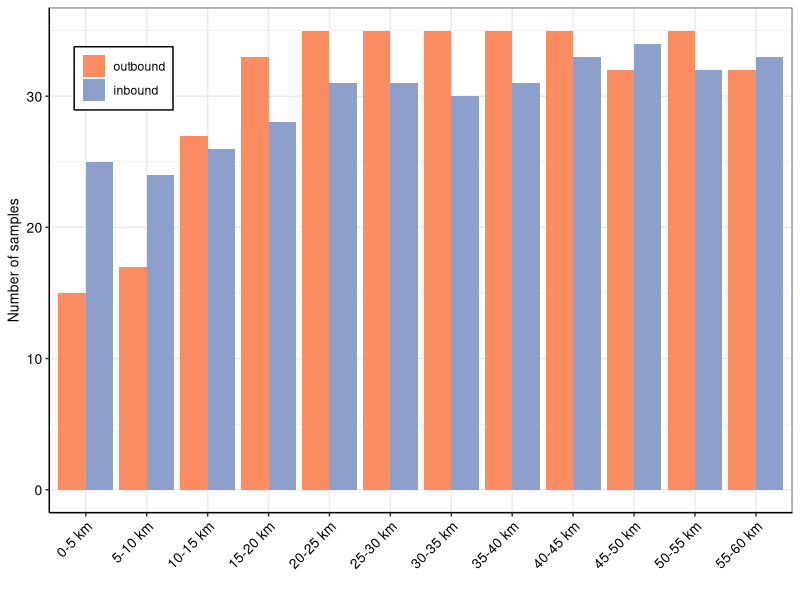
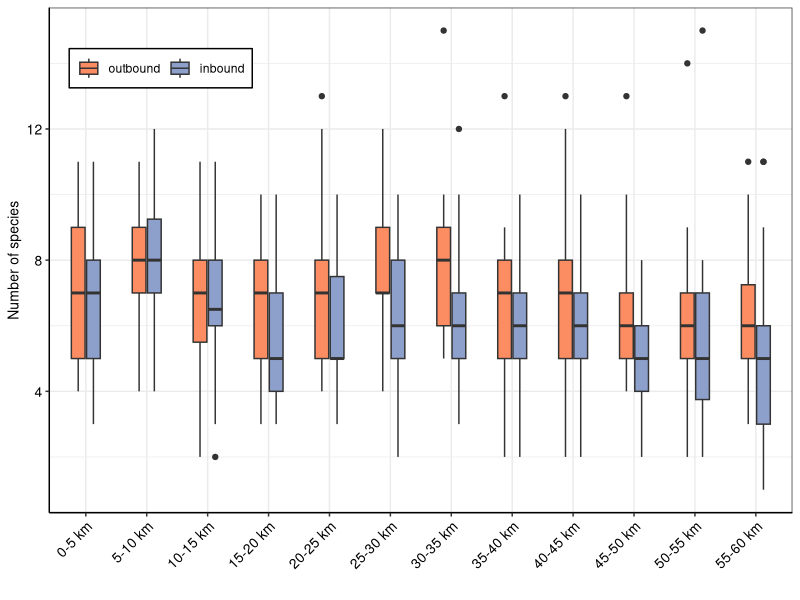
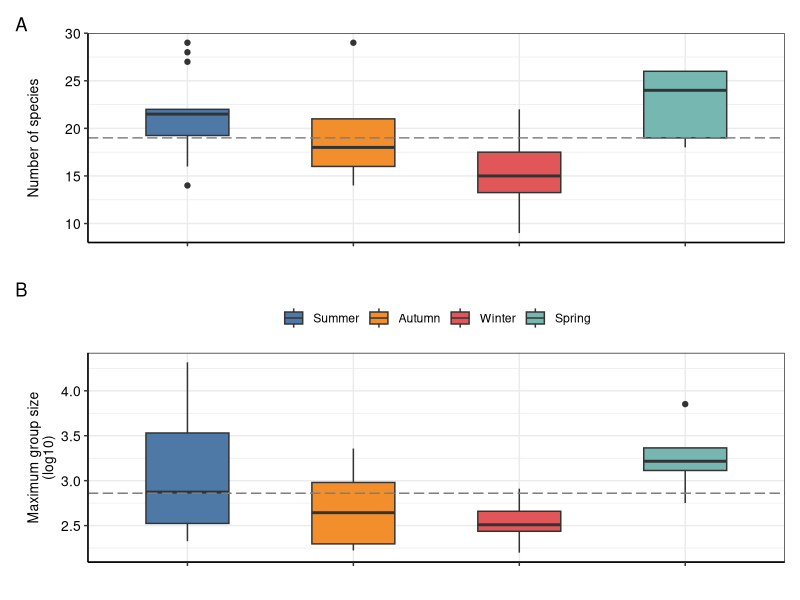
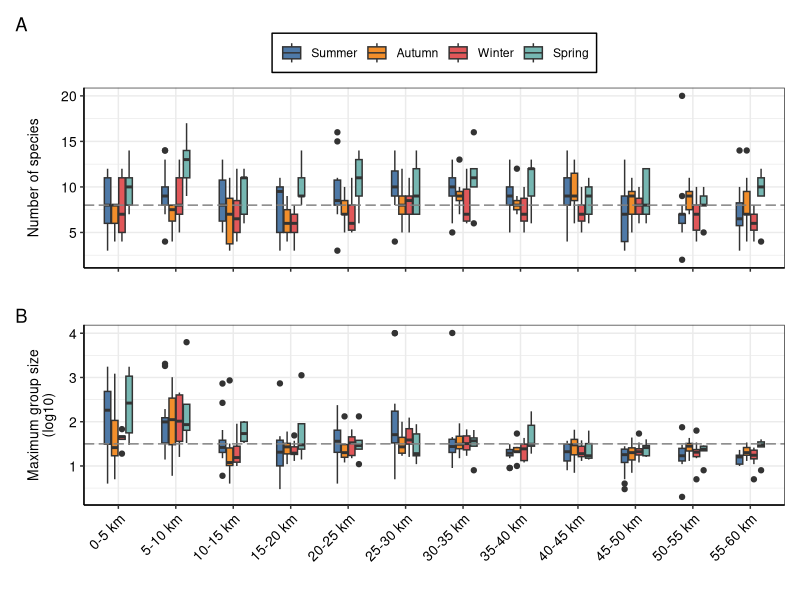
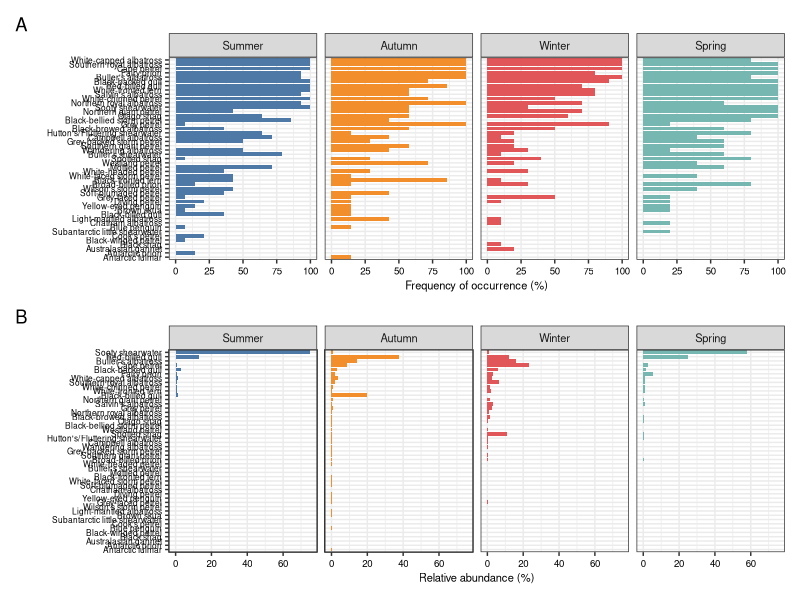
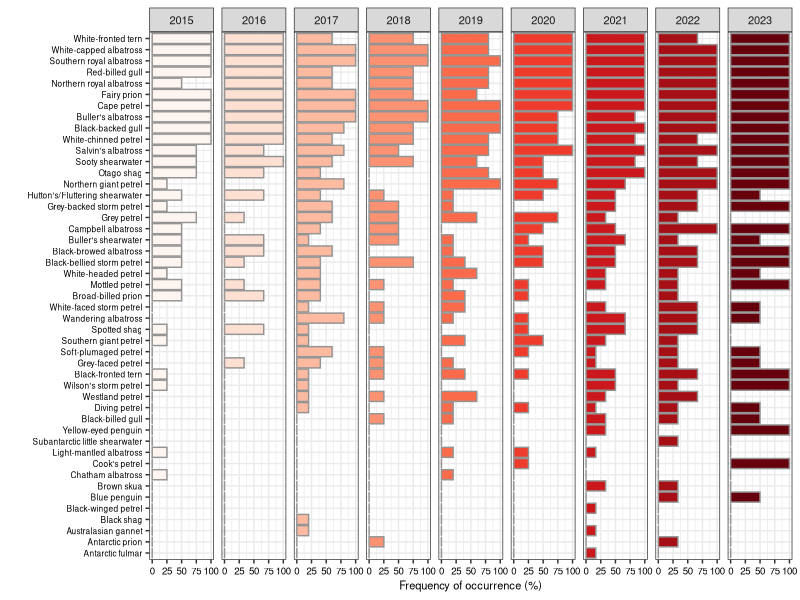
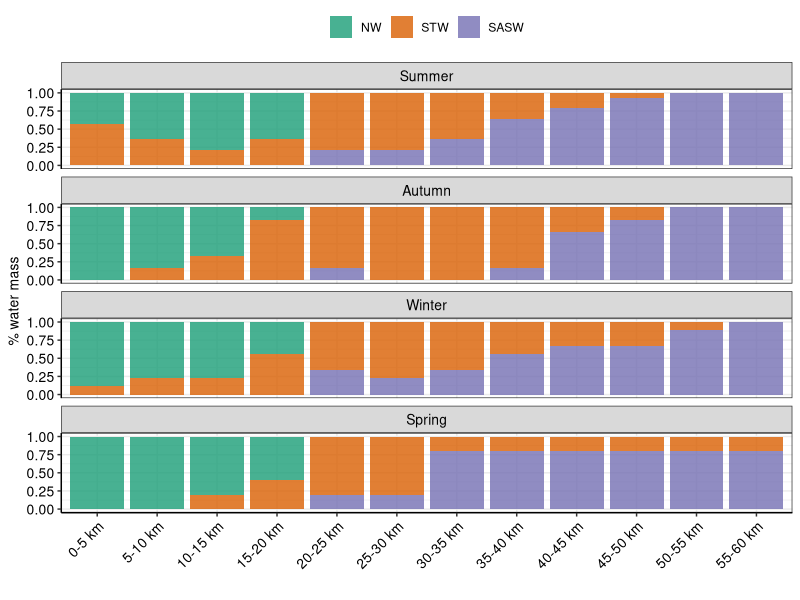
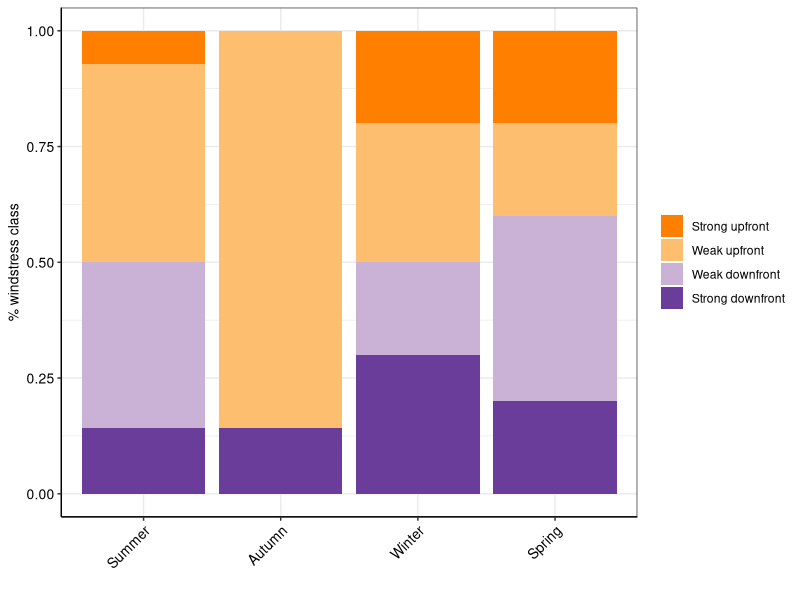

R code for these plots, in order:
## 
## EDA
##
## -------------------------------------------------------------------------- ##
## -------------------------------------------------------------------------- ##

## This script runs Exploratory Data Analysis (EDA), mostly summaries and 
## descriptive stats.

## -------------------------------------------------------------------------- ##
## -------------------------------------------------------------------------- ##

## Libraries ####
library(dplyr)
library(tidyr)
library(forcats)
library(ggplot2)
library(patchwork)

# library(cowplot)
# library(RColorBrewer)
# library(colorspace)

## Read data ####
data <- 
  read.csv("./data-processed/all_data_long.csv") %>% 
  dplyr::filter(! year == "2012")

## Format some columns
data$taiaroa_east <- 
  factor(data$taiaroa_east,
         levels = c("TaiaroaEast0.5km", "TaiaroaEast5.10km",
                    "TaiaroaEast10.15km", "TaiaroaEast15.20km",
                    "TaiaroaEast20.25km", "TaiaroaEast25.30km",
                    "TaiaroaEast30.35km", "TaiaroaEast35.40km",
                    "TaiaroaEast40.45km", "TaiaroaEast45.50km",
                    "TaiaroaEast50.55km", "TaiaroaEast55.60km"),
         labels = c("0-5 km", "5-10 km", "10-15 km", "15-20 km",
                    "20-25 km", "25-30 km", "30-35 km", "35-40 km",
                    "40-45 km", "45-50 km", "50-55 km", "55-60 km"))

data$direction <- 
  factor(data$direction,
         levels = c("outbound", "inbound"))

data$season <- 
  factor(data$season,
         levels = c("summer", "autumn", "winter", "spring"),
         labels = c("Summer", "Autumn", "Winter", "Spring"))

data$count <- as.numeric(data$count)

##  ---- Transform the data set from long to (simplified) wide format  ---- ##
data_wide <- 
  data %>% 
  tidyr::pivot_wider(names_from = species_nice_name,
                     values_from = count,
                     values_fill = 0)

# Get spp and sp-only column names
spp_cols <- colnames(data_wide[,c(18:74)]) ## All seabirds
sp_only_cols <- spp_cols[! grepl(pattern = "Unknown", x = spp_cols)] ## Only species-level

# Calculate total number of birds per sample (total_birds)
data_wide <- 
  data_wide %>% 
  dplyr::mutate(total_birds = rowSums(across(all_of(spp_cols)))) %>% 
  dplyr::select(id, season, year, all_of(sp_only_cols), total_birds) %>% 
  dplyr::group_by(id, season, year) %>% 
  dplyr::summarise(across(everything(), list(sum)))

colnames(data_wide) <- c("id", "season", "year", sp_only_cols, "total_birds")

## EDA ####

#------------------------------------------------------------------------------#
## Colour palettes (colour-blind friendly) ------------------------------------#
#------------------------------------------------------------------------------#

## two_colour_palette_discrete
# palette.colors(palette = "Set2")[2:3]

## four_colour_palette_discrete 
# palette.colors(palette = "Tableau 10")[1:4]

## Effort summary ----------------------------------------------------------####
#------------------------------------------------------------------------------#

effort_summary <-
  data_wide %>% 
  dplyr::group_by(season) %>% 
  dplyr::summarise(number_of_voyages = n_distinct(id),
                   number_of_years_sampled = n_distinct(year),
                   number_of_species = sum(colSums(across(all_of(sp_only_cols))) > 0),
                   number_of_individuals = sum(total_birds))

# write.csv(effort_summary,
#           "./results/seasonal-effort-summary.csv",
#           row.names = FALSE)

rm("effort_summary")

## Number of occurrence, by species ####

## Total number of 5-km segments
n_segments_total <- nrow(unique(data.frame(data$id, 
                                           data$taiaroa_east, 
                                           data$direction)))

## Number of 5-km inbound segments
n_segments_inboud <- 
  nrow(unique(data.frame(data[data$direction=="inbound",]$id, 
                         data[data$direction=="inbound",]$taiaroa_east, 
                         data[data$direction=="inbound",]$direction)))

### (ALL DATA) 
## Long to wide format: [ "wide_data" object]
data_wide_all <- 
  data %>% 
  # Need to delete this column otherwise it messes up with the 'pivot_wide' results
  dplyr::select(- species) %>% 
  tidyr::pivot_wider(names_from = species_nice_name,
                     values_from = count,
                     values_fill = 0)
n_occ_ALL <- 
  # Get species names and number of occurrences
  data.frame(
    species = sp_only_cols,
    n_occ = apply(data_wide_all[sp_only_cols], MARGIN = 2, function(x) sum(x >= 1)),
    row.names = NULL)

### (INBOUND DATA) 
## Transform the data from long to wide format
data_wide_inbound <- 
  data %>% 
  # Need to delete this column otherwise it messes up with the 'pivot_wide' results
  dplyr::select(- species) %>% 
  tidyr::pivot_wider(names_from = species_nice_name,
                     values_from = count,
                     values_fill = 0) %>% 
  ## Filter only the way back ("inbound")
  dplyr::filter(direction == "inbound") 

n_occ_INBOUND <- 
  # Get species names and number of occurrences
  data.frame(
    species = sp_only_cols,
    n_occ = apply(data_wide_inbound[sp_only_cols], MARGIN = 2, function(x) sum(x >= 1)),
    row.names = NULL)

n_occ_summary <- data.frame(
  species = n_occ_ALL$species,
  # Both directions
  n_segments_total = n_segments_total,
  n_segments_total_occ = n_occ_ALL$n_occ,
  fo_segments_total = round(((n_occ_ALL$n_occ/n_segments_total) *100), digits = 1),
  # Inbound
  n_segments_inboud = n_segments_inboud,
  n_segments_inbound_occ = n_occ_INBOUND$n_occ,
  fo_segments_inbound = round(((n_occ_INBOUND$n_occ/n_segments_inboud) *100), digits = 1)
)

# write.csv(n_occ_summary,
#           "./results/species-occurrence-fo-summary.csv",
#           row.names = FALSE)

rm("data_wide_all", "data_wide_inbound",
   "n_occ_ALL", "n_occ_INBOUND",
   "n_segments_total", "n_segments_inboud")

## Summarise number of samples, by direction /5 km segment ----------------####
#------------------------------------------------------------------------------#
n_sample_taiaroa_east <-
  data %>% 
  dplyr::group_by(taiaroa_east, direction) %>% 
  dplyr::summarise(n = n_distinct(date))

## Plot 
gg_n_sample_taiaroa_east <-
  ggplot(data = n_sample_taiaroa_east) +
  geom_bar(aes(x = taiaroa_east, y = n, fill = direction),
           stat = "identity", position = "dodge") +
  scale_fill_manual(values = c("#FC8D62", "#8DA0CB"), name = NULL) +
  xlab("") + ylab("Number of samples") +
  theme_bw() +
  theme(axis.text.x = element_text(angle = 45, hjust = 1),
        axis.text = element_text(size = 10, colour = "black"),
        axis.title.y = element_text(size = 10, colour = "black"),
        axis.line = element_line(colour = "black"),
        legend.position = c(0.1, 0.86),
        legend.background = element_rect(colour = "black"))

ggsave(gg_n_sample_taiaroa_east,
       filename = "./results/EDA_n_sample_taiaroa_east.pdf",
       height = 12, width = 18, units = "cm")

rm("n_sample_taiaroa_east", "gg_n_sample_taiaroa_east")

## Summarise number of species, by direction /5 km segment ----------------####
#------------------------------------------------------------------------------#
n_spp_taiaroa_east <-
  data %>% 
  dplyr::filter(species_nice_name %in% sp_only_cols) %>% 
  dplyr::group_by(id, taiaroa_east, direction) %>% 
  dplyr::summarise(n = n_distinct(species))

## Plot 
gg_n_spp_taiaroa_east <-
  ggplot(data = n_spp_taiaroa_east, aes(x = taiaroa_east, y = n, fill = direction)) +
  geom_boxplot(width = 0.5) +
  scale_fill_manual(values = c("#FC8D62", "#8DA0CB"), name = NULL) +
  xlab("") + ylab("Number of species") +
  theme_bw() +
  theme(axis.text.x = element_text(angle = 45, hjust = 1),
        axis.text = element_text(size = 10, colour = "black"),
        axis.title.y = element_text(size = 10, colour = "black"),
        axis.line = element_line(colour = "black"),
        legend.position = c(0.15, 0.88),
        legend.direction =  "horizontal",
        legend.background = element_rect(colour = "black"))

ggsave(gg_n_spp_taiaroa_east,
       filename = "./results/EDA_n_spp_taiaroa_east.pdf",
       height = 12, width = 18, units = "cm")

rm("n_spp_taiaroa_east", "gg_n_spp_taiaroa_east")

## Summarise number of species and total number of birds, by season (overall) ####
#------------------------------------------------------------------------------#

## Species richness
n_spp_season <-
  data %>% 
  dplyr::filter(species_nice_name %in% sp_only_cols) %>% 
  dplyr::group_by(id, season) %>% 
  dplyr::summarise(n = n_distinct(species_nice_name))

overall_mean_n_spp_season <- floor(mean(n_spp_season$n))

## Total number of birds
n_birds_season <-
  data %>% 
  dplyr::filter(species_nice_name %in% sp_only_cols) %>% 
  dplyr::group_by(id, season) %>% 
  dplyr::summarise(n = sum(count)) %>% 
  dplyr::mutate(log10_n = log10(n))

overall_log10mean_n_birds_season <- round(mean(n_birds_season$log10_n), 
                                                digits = 2)

## Plot 1: species richness
gg_n_spp_season <-
  ggplot(data = n_spp_season, 
         aes(x = season, y = n, fill = season)) +
  geom_boxplot(width = 0.5) +
  scale_fill_manual(values = c("#4E79A7", "#F28E2B", "#E15759", "#76B7B2"), 
                    name = NULL) +
  geom_hline(yintercept = overall_mean_n_spp_season,
             linetype = "longdash", colour = "grey50") +
  xlab("") + ylab("Number of species") +
  theme_bw() +
  theme(axis.text.x = element_blank(),
        axis.text = element_text(size = 10, colour = "black"),
        axis.title = element_text(size = 10, colour = "black"),
        axis.line = element_line(colour = "black"),
        legend.position = "none")

## Plot 2: number of birds
gg_n_birds_season <-
  ggplot(data = n_birds_season, 
         aes(x = season, y = log10_n, fill = season)) +
  geom_boxplot(width = 0.5) +
  scale_fill_manual(values = c("#4E79A7", "#F28E2B", "#E15759", "#76B7B2"), 
                    name = NULL) +
  geom_hline(yintercept = overall_log10mean_n_birds_season,
             linetype = "longdash", colour = "grey50") +
  xlab("") + ylab("Maximum group size\n(log10)") +
  theme_bw() +
  theme(axis.text.x = element_blank(),
        axis.text = element_text(size = 10, colour = "black"),
        axis.title = element_text(size = 10, colour = "black"),
        axis.line = element_line(colour = "black"),
        legend.position = "top")

gg_spprichness_nbirds_season <- 
  gg_n_spp_season / gg_n_birds_season +
  patchwork::plot_annotation(tag_levels = "A")

ggsave(gg_spprichness_nbirds_season,
       filename = "./results/EDA_spp-richness_n-birds_season.pdf",
       height = 10, width = 10, units = "cm")

rm("gg_n_spp_season", "gg_n_birds_season", "gg_spprichness_nbirds_season",
   "n_spp_season", "overall_mean_n_spp_season", "n_birds_season", "overall_log10mean_n_birds_season")

## Summarise number of species and total number of birds, /5 km segment ----####
#------------------------------------------------------------------------------#

## Species richness
n_spp_taiaroa_east_season <-
  data %>% 
  dplyr::filter(species_nice_name %in% sp_only_cols) %>% 
  dplyr::group_by(id, taiaroa_east, season) %>% 
  dplyr::summarise(n = n_distinct(species_nice_name))

overall_mean_n_spp_taiaroa_east <- floor(mean(n_spp_taiaroa_east_season$n))

## Total number of birds
n_birds_taiaroa_east_season <-
  data %>% 
  dplyr::filter(species_nice_name %in% sp_only_cols) %>% 
  dplyr::group_by(id, taiaroa_east, season) %>% 
  dplyr::summarise(n = sum(count)) %>% 
  dplyr::mutate(log10_n = log10(n))

overall_log10mean_n_birds_taiaroa_east <- round(mean(n_birds_taiaroa_east_season$log10_n), 
                                                digits = 2)

## Plot 1: species richness
gg_n_spp_taiaroa_east_season <-
  ggplot(data = n_spp_taiaroa_east_season, 
         aes(x = taiaroa_east, y = n, fill = season)) +
  geom_boxplot(width = 0.5) +
  scale_fill_manual(values = c("#4E79A7", "#F28E2B", "#E15759", "#76B7B2"), 
                    name = NULL) +
  geom_hline(yintercept = overall_mean_n_spp_taiaroa_east,
             linetype = "longdash", colour = "grey50") +
  xlab("") + ylab("Number of species") +
  theme_bw() +
  theme(axis.text.x = element_blank(),
        axis.text = element_text(size = 10, colour = "black"),
        axis.title.y = element_text(size = 10, colour = "black"),
        axis.line = element_line(colour = "black"),
        legend.position = "top",
        legend.background = element_rect(colour = "black"))

## Plot 2: total number of birds
gg_n_birds_taiaroa_east_season <-
  ggplot(data = n_birds_taiaroa_east_season, 
         aes(x = taiaroa_east, y = log10_n, fill = season)) +
  geom_boxplot(width = 0.5) +
  scale_fill_manual(values = c("#4E79A7", "#F28E2B", "#E15759", "#76B7B2"), 
                    name = NULL) +
  geom_hline(yintercept = overall_log10mean_n_birds_taiaroa_east,
             linetype = "longdash", colour = "grey50") +
  xlab("") + ylab("Maximum group size\n(log10)") +
  theme_bw() +
  theme(axis.text.x = element_text(angle = 45, hjust = 1),
        axis.text = element_text(size = 10, colour = "black"),
        axis.title.y = element_text(size = 10, colour = "black"),
        axis.line = element_line(colour = "black"),
        legend.position = "none",
        legend.background = element_rect(colour = "black"))

gg_spprichness_nbirds_taiaroa_east <- 
  gg_n_spp_taiaroa_east_season / gg_n_birds_taiaroa_east_season +
  patchwork::plot_annotation(tag_levels = "A")

ggsave(gg_spprichness_nbirds_taiaroa_east,
       filename = "./results/EDA_spp-richness_n-birds_taiaroa-east.pdf",
       height = 15, width = 16, units = "cm")

rm("gg_n_spp_taiaroa_east_season", "gg_n_birds_taiaroa_east_season", "gg_spprichness_nbirds_taiaroa_east",
   "n_spp_taiaroa_east_season", "overall_mean_n_spp_taiaroa_east",
   "n_birds_taiaroa_east_season", "overall_log10mean_n_birds_taiaroa_east")

## Frequency of occurrence and numeric frequency, by season ----------------####
#------------------------------------------------------------------------------#

# Specify functions to calculate frequency of occurrence (freq_occ) and numeric frequency (freq_num)
funs <- list(freq_occ = ~ sum(.x >= 1)/n() *100,
             freq_num = ~ sum(.x)/sum(dplyr::pick(total_birds)) *100)

data_species_fo_nf <-
  data_wide %>% 
  dplyr::group_by(season) %>%
  dplyr::summarise(across(all_of(sp_only_cols), .fns = funs)) %>%
  tidyr::pivot_longer(cols = !season, 
                      names_to = "species_freq",
                      values_to = "value") %>%
  dplyr::mutate(value = round(value, digits = 2)) %>% 
  # split name into variables
  tidyr::separate(species_freq, 
                  into = c("species", "freq"),
                  sep = -8) %>% 
  # remove an extra underline
  dplyr::mutate(species = stringr::str_sub(species, end = -2))

#### FO/NF plots

## Frequency of occurrence
plot_freq_occ <-
  data_species_fo_nf %>% 
  dplyr::filter(freq == "freq_occ") %>% 
  ggplot(., aes(x = forcats::fct_reorder(as.factor(species), value), 
                y = value, 
                fill = season)) + 
  geom_col() +
  scale_fill_manual(values = c("#4E79A7", "#F28E2B", "#E15759", "#76B7B2"), 
                    name = NULL) +
  facet_grid(~ season) +
  ylab("Frequency of occurrence (%)") + xlab ("") +
  coord_flip() +
  theme_bw() + 
  theme(legend.position = "none",
        axis.text = element_text(size = 7, colour = "black"),
        axis.text.y = element_text(size = 6, colour = "black"),
        axis.title.x = element_text(size = 8),
        strip.text = element_text(size = 8))

## Relative abundance (numeric frequency -- total)
plot_freq_num <-
  data_species_fo_nf %>% 
  dplyr::filter(freq == "freq_num") %>% 
  ggplot(., aes(x = forcats::fct_reorder(as.factor(species), value), 
                y = value, 
                fill = season)) + 
  geom_col() +
  scale_fill_manual(values = c("#4E79A7", "#F28E2B", "#E15759", "#76B7B2")) +
  facet_grid(~ season) +
  ylab("Relative abundance (%)") + xlab ("") +
  coord_flip() +
  theme_bw() + 
  theme(legend.position = "none",
        axis.text = element_text(size = 7, colour = "black"),
        axis.text.y = element_text(size = 6, colour = "black"),
        axis.title.x = element_text(size = 8),
        strip.text = element_text(size = 8))

## Patchwork these plots and save it
freqs_occ_num <-
  plot_freq_occ / plot_freq_num +
  patchwork::plot_annotation(tag_levels = "A")

ggsave(freqs_occ_num,
       filename = "./results/EDA_sp_frqs-occ-num-season.pdf",
       width = 16, height = 25, units = "cm", dpi = 300)

rm("plot_freq_occ", "plot_freq_num", "freqs_occ_num", "data_species_fo_nf")

## Frequency of occurrence and numeric frequency, by year ----------------####
#------------------------------------------------------------------------------#

# # Specify functions to calculate frequency of occurrence (freq_occ) and numeric frequency (freq_num)
# funs <- list(freq_occ = ~ sum(.x >= 1)/n() *100,
#              freq_num = ~ sum(.x)/sum(dplyr::pick(total_birds)) *100)

data_species_fo_nf_year <-
  data_wide %>% 
  dplyr::group_by(year) %>%
  dplyr::summarise(across(all_of(sp_only_cols), .fns = funs)) %>%
  tidyr::pivot_longer(cols = !year, 
                      names_to = "species_freq",
                      values_to = "value") %>%
  dplyr::mutate(value = round(value, digits = 2)) %>% 
  # split name into variables
  tidyr::separate(species_freq, 
                  into = c("species", "freq"),
                  sep = -8) %>% 
  # remove an extra underline
  dplyr::mutate(species = stringr::str_sub(species, end = -2))

## rm 'funs' as it is not needed anymore
rm("funs")

#### FO/NF plots

## Frequency of occurrence
plot_freq_occ_year <-
  data_species_fo_nf_year %>% 
  dplyr::filter(freq == "freq_occ") %>% 
  ggplot(., aes(x = forcats::fct_reorder(as.factor(species), value), 
                y = value, 
                fill = as.factor(year))) + 
  geom_col(color = "gray58") +
  scale_fill_brewer(palette = "Reds", name = NULL) +
  facet_grid(~ year) +
  ylab("Frequency of occurrence (%)") + xlab ("") +
  coord_flip() +
  theme_bw() + 
  theme(legend.position = "none",
        axis.text = element_text(size = 7, colour = "black"),
        axis.text.y = element_text(size = 6, colour = "black"),
        axis.title.x = element_text(size = 8),
        strip.text = element_text(size = 8))

# ## Relative abundance (numeric frequency -- total) 
# ## -->> Too variable, thus do not contribute much to understanding any patterns (so, I didn't save it)
# plot_freq_num_year <-
#   data_species_fo_nf_year %>% 
#   dplyr::filter(freq == "freq_num") %>% 
#   ggplot(., aes(x = forcats::fct_reorder(as.factor(species), value), 
#                 y = value, 
#                 fill = as.factor(year))) + 
#   geom_col(color = "gray58") +
#   scale_fill_brewer(palette = "Reds", name = NULL) +
#   facet_grid(~ year) +
#   ylab("Relative abundance (%)") + xlab ("") +
#   coord_flip() +
#   theme_bw() + 
#   theme(legend.position = "none",
#         axis.text = element_text(size = 7, colour = "black"),
#         axis.text.y = element_text(size = 6, colour = "black"),
#         axis.title.x = element_text(size = 8),
#         strip.text = element_text(size = 8))
# 
# ## Patchwork these plots and save it
# freqs_occ_num_year <-
#   plot_freq_occ_year / plot_freq_num_year

ggsave(plot_freq_occ_year,
       filename = "./results/EDA_sp_frqs-occ-year.pdf",
       width = 22, height = 16, units = "cm", dpi = 300)

rm("plot_freq_occ_year", "data_species_fo_nf_year"
   # , "plot_freq_num_year", "freqs_occ_num_year"
   )

## Summarise % of each water mass /5 km segment ---------------------------####
#------------------------------------------------------------------------------#
wm_data <- read.csv("./data-processed/ts_data_summarised_watermasses.csv")

pct_watermass_taiaroa_east_season <-
  wm_data %>% 
  dplyr::group_by(taiaroa_east, season, water_mass) %>%
  dplyr::summarise(n = n())

pct_watermass_taiaroa_east_season$taiaroa_east <- 
  factor(pct_watermass_taiaroa_east_season$taiaroa_east,
         levels = c("TaiaroaEast0.5km", "TaiaroaEast5.10km",
                    "TaiaroaEast10.15km", "TaiaroaEast15.20km",
                    "TaiaroaEast20.25km", "TaiaroaEast25.30km",
                    "TaiaroaEast30.35km", "TaiaroaEast35.40km",
                    "TaiaroaEast40.45km", "TaiaroaEast45.50km",
                    "TaiaroaEast50.55km", "TaiaroaEast55.60km"),
         labels = c("0-5 km", "5-10 km", "10-15 km", "15-20 km",
                    "20-25 km", "25-30 km", "30-35 km", "35-40 km",
                    "40-45 km", "45-50 km", "50-55 km", "55-60 km"))

pct_watermass_taiaroa_east_season$season <- 
  factor(pct_watermass_taiaroa_east_season$season,
         levels = c("summer", "autumn", "winter", "spring"),
         labels = c("Summer", "Autumn", "Winter", "Spring"))

pct_watermass_taiaroa_east_season$water_mass <- 
  factor(pct_watermass_taiaroa_east_season$water_mass,
         levels = c("NW", "STW", "SASW"),
         labels = c("NW", "STW", "SASW"))

gg_pct_watermass_taiaroa_east_season <-
  ggplot(data = na.omit(pct_watermass_taiaroa_east_season),
         aes(x = taiaroa_east, y = n, fill = water_mass)) + 
  geom_bar(position = "fill", stat = "identity", alpha = 0.8) + 
  scale_fill_brewer(palette = "Dark2", name = NULL) + 
  facet_wrap(~ season, nrow = 4) + 
  xlab("") + ylab("% water mass") +
  theme_bw() + 
  theme(axis.text.x = element_text(angle = 45, hjust = 1),
        axis.text = element_text(size = 10, colour = "black"),
        axis.title.y = element_text(size = 10, colour = "black"),
        axis.line = element_line(colour = "black"),
        strip.text = element_text(size = 10, colour = "black"),
        legend.position = "top")

ggsave(gg_pct_watermass_taiaroa_east_season,
       filename = "./results/EDA_pct_watermass_taiaroa_east_season.pdf",
       height = 15, width = 15, units = "cm")

rm("pct_watermass_taiaroa_east_season", "gg_pct_watermass_taiaroa_east_season", "wm_data")

## Summarise % of windstress class, by season ------------------------------####
#------------------------------------------------------------------------------#

pct_windstress_season <-
  data %>% 
  dplyr::distinct(id, season, windstress_class) %>% 
  dplyr::group_by(season, windstress_class) %>%
  dplyr::summarise(n = n()) %>% 
  na.omit()

pct_windstress_season$windstress_class <- 
  factor(pct_windstress_season$windstress_class,
         levels = c("strong_upfront", "weak_upfront", "weak_downfront", "strong_downfront"),
         labels = c("Strong upfront", "Weak upfront", "Weak downfront", "Strong downfront"))

## Check colour palette
# RColorBrewer::display.brewer.pal(12, "Paired")
# RColorBrewer::brewer.pal(12, "Paired")

gg_pct_windstress_season <-
  ggplot(data = pct_windstress_season,
         aes(x = season, y = n, fill = windstress_class)) + 
  geom_bar(position = "fill", stat = "identity") + 
  scale_fill_manual(values = c("#FF7F00", "#FDBF6F", "#CAB2D6", "#6A3D9A"), name = NULL) +
  xlab("") + ylab("% windstress class") +
  theme_bw() + 
  theme(axis.text.x = element_text(angle = 45, hjust = 1),
        axis.text = element_text(size = 10, colour = "black"),
        axis.title.y = element_text(size = 10, colour = "black"),
        axis.line = element_line(colour = "black"),
        strip.text = element_text(size = 10, colour = "black"),
        legend.position = "right")

ggsave(gg_pct_windstress_season,
       filename = "./results/EDA_pct_windstress_season.pdf",
       height = 8, width = 11, units = "cm")

rm("pct_windstress_season", "gg_pct_windstress_season")
